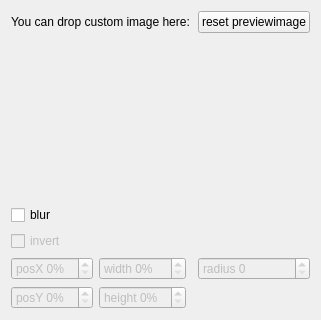
<?xml version="1.0" encoding="UTF-8"?>
<ui version="4.0">
 <class>Widget</class>
 <widget class="QWidget" name="Widget">
  <property name="geometry">
   <rect>
    <x>0</x>
    <y>0</y>
    <width>298</width>
    <height>320</height>
   </rect>
  </property>
  <property name="windowTitle">
   <string notr="true">Form</string>
  </property>
  <layout class="QGridLayout" name="gridLayout">
   <item row="3" column="0">
    <widget class="QCheckBox" name="invertCheckBox">
     <property name="enabled">
      <bool>false</bool>
     </property>
     <property name="text">
      <string>invert</string>
     </property>
    </widget>
   </item>
   <item row="1" column="1" rowspan="3" colspan="3">
    <layout class="QGridLayout" name="imageGridLayout"/>
   </item>
   <item row="0" column="3">
    <widget class="QPushButton" name="resetPushButton">
     <property name="text">
      <string>reset previewimage</string>
     </property>
    </widget>
   </item>
   <item row="1" column="0">
    <spacer name="verticalSpacer">
     <property name="orientation">
      <enum>Qt::Vertical</enum>
     </property>
     <property name="sizeHint" stdset="0">
      <size>
       <width>20</width>
       <height>40</height>
      </size>
     </property>
    </spacer>
   </item>
   <item row="4" column="3">
    <widget class="QSpinBox" name="radiusSpinBox">
     <property name="enabled">
      <bool>false</bool>
     </property>
     <property name="prefix">
      <string>radius </string>
     </property>
    </widget>
   </item>
   <item row="2" column="0">
    <widget class="QCheckBox" name="blurCheckBox">
     <property name="text">
      <string>blur</string>
     </property>
    </widget>
   </item>
   <item row="5" column="1">
    <widget class="QSpinBox" name="heightSpinBox">
     <property name="enabled">
      <bool>false</bool>
     </property>
     <property name="suffix">
      <string>%</string>
     </property>
     <property name="prefix">
      <string>height </string>
     </property>
    </widget>
   </item>
   <item row="4" column="0">
    <widget class="QSpinBox" name="posXSpinBox">
     <property name="enabled">
      <bool>false</bool>
     </property>
     <property name="suffix">
      <string>%</string>
     </property>
     <property name="prefix">
      <string>posX </string>
     </property>
    </widget>
   </item>
   <item row="5" column="0">
    <widget class="QSpinBox" name="posYSpinBox">
     <property name="enabled">
      <bool>false</bool>
     </property>
     <property name="suffix">
      <string>%</string>
     </property>
     <property name="prefix">
      <string>posY </string>
     </property>
    </widget>
   </item>
   <item row="4" column="1">
    <widget class="QSpinBox" name="widthSpinBox">
     <property name="enabled">
      <bool>false</bool>
     </property>
     <property name="suffix">
      <string>%</string>
     </property>
     <property name="prefix">
      <string>width </string>
     </property>
    </widget>
   </item>
   <item row="0" column="0" colspan="3">
    <widget class="QLabel" name="label">
     <property name="text">
      <string>You can drop custom image here:</string>
     </property>
    </widget>
   </item>
  </layout>
 </widget>
 <resources/>
 <connections>
  <connection>
   <sender>blurCheckBox</sender>
   <signal>toggled(bool)</signal>
   <receiver>invertCheckBox</receiver>
   <slot>setEnabled(bool)</slot>
   <hints>
    <hint type="sourcelabel">
     <x>14</x>
     <y>109</y>
    </hint>
    <hint type="destinationlabel">
     <x>17</x>
     <y>159</y>
    </hint>
   </hints>
  </connection>
  <connection>
   <sender>blurCheckBox</sender>
   <signal>toggled(bool)</signal>
   <receiver>posXSpinBox</receiver>
   <slot>setEnabled(bool)</slot>
   <hints>
    <hint type="sourcelabel">
     <x>33</x>
     <y>109</y>
    </hint>
    <hint type="destinationlabel">
     <x>41</x>
     <y>214</y>
    </hint>
   </hints>
  </connection>
  <connection>
   <sender>blurCheckBox</sender>
   <signal>toggled(bool)</signal>
   <receiver>widthSpinBox</receiver>
   <slot>setEnabled(bool)</slot>
   <hints>
    <hint type="sourcelabel">
     <x>60</x>
     <y>108</y>
    </hint>
    <hint type="destinationlabel">
     <x>126</x>
     <y>214</y>
    </hint>
   </hints>
  </connection>
  <connection>
   <sender>blurCheckBox</sender>
   <signal>toggled(bool)</signal>
   <receiver>radiusSpinBox</receiver>
   <slot>setEnabled(bool)</slot>
   <hints>
    <hint type="sourcelabel">
     <x>71</x>
     <y>106</y>
    </hint>
    <hint type="destinationlabel">
     <x>237</x>
     <y>215</y>
    </hint>
   </hints>
  </connection>
  <connection>
   <sender>blurCheckBox</sender>
   <signal>toggled(bool)</signal>
   <receiver>posYSpinBox</receiver>
   <slot>setEnabled(bool)</slot>
   <hints>
    <hint type="sourcelabel">
     <x>51</x>
     <y>109</y>
    </hint>
    <hint type="destinationlabel">
     <x>55</x>
     <y>262</y>
    </hint>
   </hints>
  </connection>
  <connection>
   <sender>blurCheckBox</sender>
   <signal>toggled(bool)</signal>
   <receiver>heightSpinBox</receiver>
   <slot>setEnabled(bool)</slot>
   <hints>
    <hint type="sourcelabel">
     <x>79</x>
     <y>107</y>
    </hint>
    <hint type="destinationlabel">
     <x>136</x>
     <y>263</y>
    </hint>
   </hints>
  </connection>
 </connections>
</ui>
